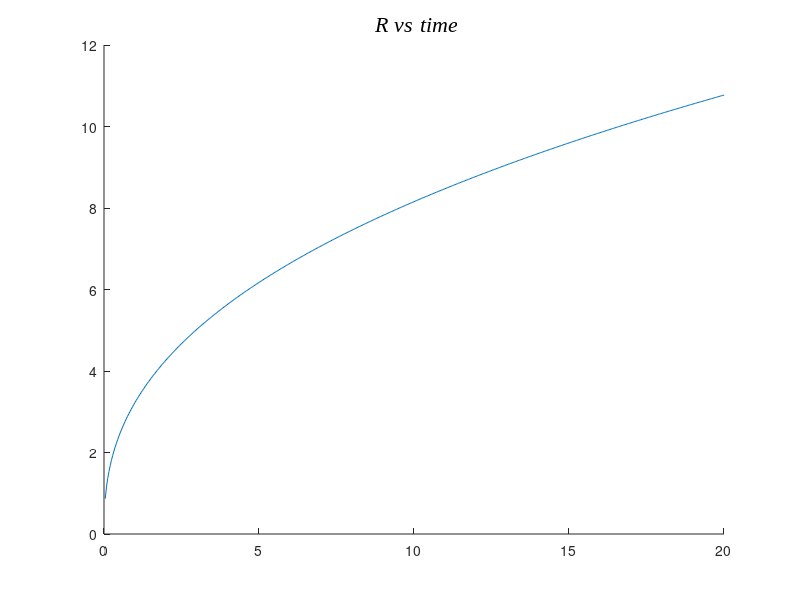
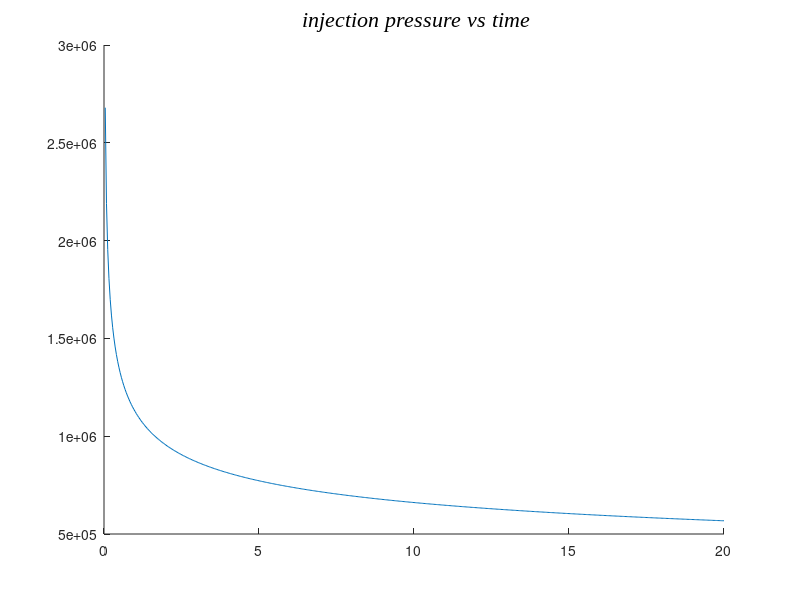
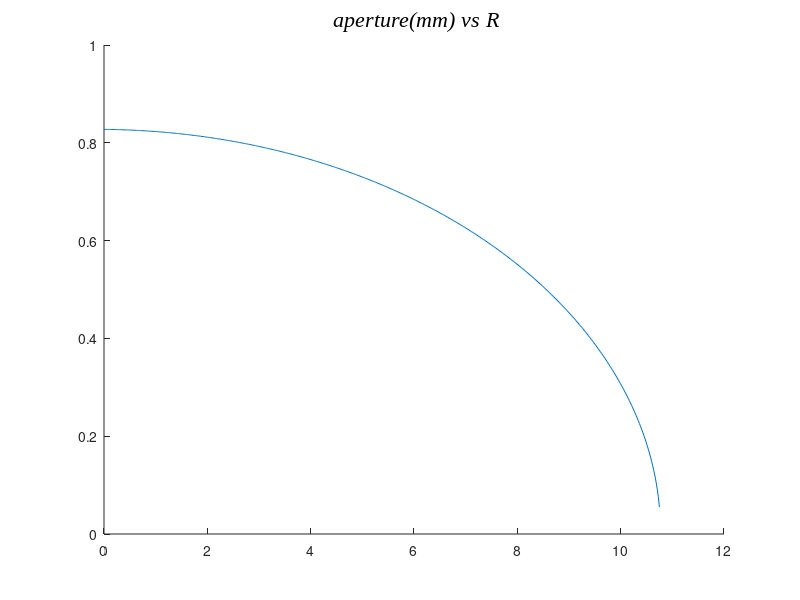
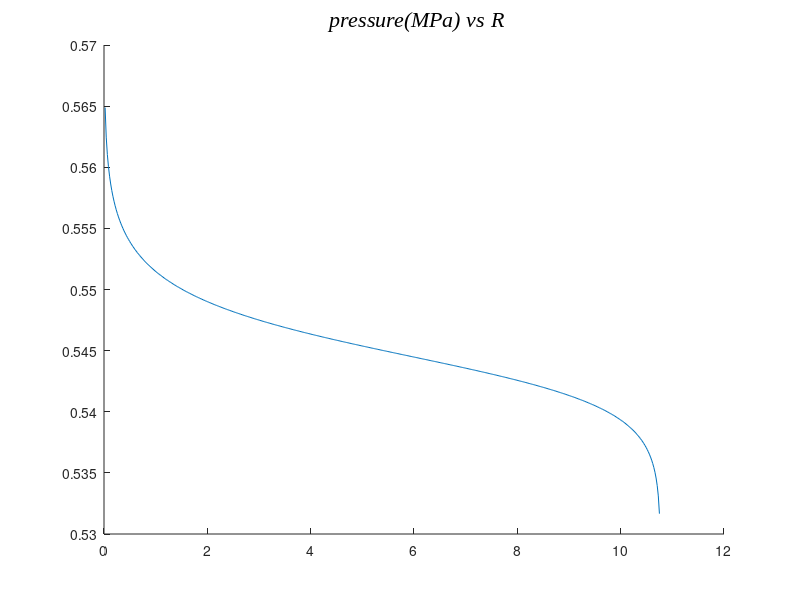

Source code (MATLAB) for these figures, in order:
% Written By: Shi Fang, 2019-11-06
% Website: phipsi.top
% Email: phipsi@sina.cn

% Analysis solution for the 3D penny-shaped fracturing model.
% Reference: 
% (1)Savitski_2002_Propagation of a penny-shaped fluid-driven fracture in an impermeable rock-asymptotic solutions.
% (2)Cherny_2016_Simulating fully 3D non-planar evolution of hydraulic fractures_Equations (69),(70),(71),(72)
% (3)Zolfaghari_2019_Numerical model for a penny-shaped hydraulic fracture driven by laminar turbulent fluid in an impermeable rock_Appendix B

clear all; close all; clc; format compact;  format long;


%~~~~~~~~~~~~~~~~~~~~~~~~~~~~~~
% Input parameters.
%~~~~~~~~~~~~~~~~~~~~~~~~~~~~~~
% Gupta_2018_Coupled hydromechanical-fracture simulations of nonplanar three-dimensional hydraulic fracture propagation_Section 6.2
% E            = 17e9;        
% v            = 0.2;         % Poisson's ratio
% K_IC         = 1.46e6;
% u            = 0.1;         % viscosity
% u            = 0.0001;      % viscosity
% Q_0          = 0.001;       % Rate of flow.
% Total_time   = 15;          % fracturing time(s)

% Salimzadeh_2017_Finite element simulations of interactions between multiple hydraulic fractures in a poroelastic rock_Section 5.2
E            = 17e9;        
v            = 0.25;       % Poisson's ratio
K_IC         = 2.0e6;
% u            = 0.1;         % viscosity
u            = 1.0e-4;     % viscosity
Q_0          = 0.01;       % Rate of flow.
Total_time   = 20;         % fracturing time(s)


%~~~~~~~~~~~~~~~~~~~~~~~~~~~~~~
% Plot control parameters.
%~~~~~~~~~~~~~~~~~~~~~~~~~~~~~~
% Plot control(1: plot R vs time),(2: plot injection pressure vs time),(3: plot w vs R),(4: plot pressure vs R)
key_Plot(1:4)       = [1,  1,  1,  1];
Number_Plot_Points  = 500;    % number of plot points

%~~~~~~~~~~~~~~~~~~~~~~~~~~~~~~
%   Main program.
%~~~~~~~~~~~~~~~~~~~~~~~~~~~~~~
% Intermediate variable.
E_1 = E/(1-v^2);
K_1 = 4*sqrt(2/pi)*K_IC;
u_1 = 12*u;
disp(['Visocity is    ', num2str(u ,'%0.4f'),' Pa.s.'])
disp(['Total time is  ', num2str(Total_time ,'%0.4f'),' s.'])

%Check fracturing type.
if u>0.01
    Fracturing_Type=1; 
	disp(['*************************************************'])
    disp(['   Warnning :: viscosity-dominated fracturing'])
	disp(['*************************************************'])
elseif u<=0.01
    Fracturing_Type=2; 
	disp(['*************************************************'])
    disp(['Warnning :: toughness-dominated fracturing'])
	disp(['*************************************************'])
end

%####################################
%  viscosity-dominated fracturing
%####################################
if Fracturing_Type==1 
	%******************************
	%       plot R vs time
	%******************************
    if key_Plot(1)==1
	    disp(['Plotting R vs time curve......'])
	    for i =1:Number_Plot_Points+1
		    t(i) = 0.0 + (i-1)*Total_time/Number_Plot_Points;
			R(i) = 0.6955*(Q_0^3*E_1/u_1)^(1.0/9.0)*(t(i)^(4/9));
		end
		figure('units','normalized','position',[0.2,0.2,0.6,0.6],'Visible','on');
		hold on
		plot(t,R)
		title('\it R vs time','FontName','Times New Roman','FontSize',16)
		hold on		
	end
	% Save data
	disp(['Saving data......'])
	Text_t = t';
	Text_R = R';	 
	save Viscosity-Dominated_time_values.txt Text_t -ascii
    save Viscosity-Dominated_R_values.txt Text_R -ascii
	
	%************************************
	%  plot injection pressure vs time
	%************************************
    if key_Plot(2)==1
	    disp(['Plotting injection pressure vs time curve......'])
	    for i =1:Number_Plot_Points+1
		    t(i) = 0.0 + (i-1)*Total_time/Number_Plot_Points;
			R(i) = 0.6955*(Q_0^3*E_1/u_1)^(1.0/9.0)*(t(i)^(4/9));
			injection_P(i) = (0.8593-0.2387-0.09269*(log(0.01/R(i))))*(u_1*E_1^2)^(1.0/3.0)*(t(i))^(-1.0/3.0);
		end
		figure('units','normalized','position',[0.2,0.2,0.6,0.6],'Visible','on');
		hold on
		plot(t,injection_P)
		title('\it injection pressure vs time','FontName','Times New Roman','FontSize',16)
		hold on		
	end
	% Save data
	disp(['Saving data......'])
	Text_injection_P = injection_P';	 
    save Viscosity-Dominated_injection_Pressure_values.txt Text_injection_P -ascii
	
	%************************************
	%  plot the final aperture (w vs R)
	%************************************
    if key_Plot(3)==1
	    disp(['Plotting the final aperture (w vs R)......'])
		R_final = 0.6955*(Q_0^3*E_1/u_1)^(1.0/9.0)*(Total_time^(4/9));
	    for i =1:Number_Plot_Points+1
			Final_r_points(i) = 0.0 +  (i-1)*R_final/Number_Plot_Points;
			tem   = Final_r_points(i)/R_final;
			
			part1 = 1.9093*(1.0-tem)^(2.0/3.0);
			part2 = 0.0705*(13.0*tem - 6.0)*((1.0-tem)^(2.0/3.0));
			
			part3 = 0.236*(1.0-tem^2)^0.5;
			part4 = 0.236*tem*acos(tem);
			part5 = ((Q_0^3*u_1^2)/(E_1^2))^(1.0/9.0)*Total_time^(1.0/9.0);
			w(i) = 0.6955*(part1 + part2 + part3 - part4)*part5*1000.0;
		end
		
		figure('units','normalized','position',[0.2,0.2,0.6,0.6],'Visible','on');
		hold on
		plot(Final_r_points,w)
		title('\it aperture(mm) vs R','FontName','Times New Roman','FontSize',16)
		hold on		
	end
	% Save data
	disp(['Saving data......'])
	Text_Final_r_points = Final_r_points';	 
    save Viscosity-Dominated_Final_r_points_values.txt Text_Final_r_points -ascii	
	Text_w = w';	 
    save Viscosity-Dominated_Final_w.txt Text_w -ascii		
	
	%************************************
	%  plot the final pressure (p vs R)
	%************************************
    if key_Plot(4)==1
	    disp(['Plotting the final pressure (p vs R)......'])
		R_final = 0.6955*(Q_0^3*E_1/u_1)^(1.0/9.0)*(Total_time^(4/9));
	    for i =1:Number_Plot_Points+1
			Final_r_points(i) = 0.0 +  (i-1)*R_final/Number_Plot_Points;
			tem   = Final_r_points(i)/R_final;
			p(i) = (0.8593-0.2387/((1.0-tem)^(1/3))-0.09269*log(tem))*(u_1*E_1^2)^(1.0/3.0)*(Total_time)^(-1.0/3.0)/1.0e6;
		end
		
		
		figure('units','normalized','position',[0.2,0.2,0.6,0.6],'Visible','on');
		hold on
		plot(Final_r_points,p)
		title('\it pressure(MPa) vs R','FontName','Times New Roman','FontSize',16)
		hold on		
	end
	% Save data
	disp(['Saving data......'])
	Text_p = p';	 
    save Viscosity-Dominated_Final_p.txt Text_p -ascii		
	
%####################################
%   toughness-dominated fracturing
%####################################
elseif Fracturing_Type==2
%******************************
	%       plot R vs time
	%******************************
    if key_Plot(1)==1
	    disp(['Plotting R vs time curve......'])
	    for i =1:Number_Plot_Points+1
		    t(i) = 0.0 + (i-1)*Total_time/Number_Plot_Points;
			Mu   = u_1*((Q_0^3*E_1^13)/(K_1^18* t(i)^2))^(1.0/5.0);  %Savitski_2002_Eq.(34)
			R(i) = (0.8546+Mu*(-0.7349))*((Q_0^2*E_1^2*t(i)^2)/K_1^2)^(1.0/5.0);
		end
		figure('units','normalized','position',[0.2,0.2,0.6,0.6],'Visible','on');
		hold on
		plot(t,R)
		title('\it R vs time','FontName','Times New Roman','FontSize',16)
		hold on		
	end
	% Save data
	disp(['Saving data......'])
	Text_t = t';
	Text_R = R';	 
	save toughness-Dominated_time_values.txt Text_t -ascii
    save toughness-Dominated_R_values.txt Text_R -ascii
	
	%************************************
	%  plot injection pressure vs time
	%************************************
    if key_Plot(2)==1
	    disp(['Plotting injection pressure vs time curve......'])
	    for i =1:Number_Plot_Points+1
		    t(i)           =  0.0 + (i-1)*Total_time/Number_Plot_Points;
			Mu             =  u_1*((Q_0^3*E_1^13)/(K_1^18*t(i)^2))^(1.0/5.0);  %Savitski_2002_Eq.(34)
			Epsilon        = (K_1^6/(E_1^6*Q_0*t(i)))^(1.0/5.0);                %Savitski_2002_Eq.(32-1)
			R(i)           = (0.8546+Mu*(-0.7349))*((Q_0^2*E_1^2*t(i)^2)/K_1^2)^(1.0/5.0);
			rho            =  0.01/R(i);                                        % ρ=r/R, r is selected as 0.01 meter.
			PI             = (0.3004+Mu*(0.6380-1.709*(1/3*log(rho)-1/5*log(1.0-rho^2)))); %Savitski_2002_Eqs.(74),(84),(88)
			injection_P(i) =  E_1*Epsilon*PI;                                   %Savitski_2002_Eq.(13)
		end
		figure('units','normalized','position',[0.2,0.2,0.6,0.6],'Visible','on');
		hold on
		plot(t,injection_P)
		title('\it injection pressure vs time','FontName','Times New Roman','FontSize',16)
		hold on		
	end
	% Save data
	disp(['Saving data......'])
	Text_injection_P = injection_P';	 
    save toughness-Dominated_injection_Pressure_values.txt Text_injection_P -ascii
	
	
	%************************************
	%  plot the final aperture (w vs R)
	%************************************
    if key_Plot(3)==1
	    disp(['Plotting the final aperture (w vs R)......'])
		Mu      =  u_1*((Q_0^3*E_1^13)/(K_1^18*Total_time^2))^(1.0/5.0);  %Savitski_2002_Eq.(34)		
		R_final = (0.8546+Mu*(-0.7349))*((Q_0^2*E_1^2*Total_time^2)/K_1^2)^(1.0/5.0);
		Epsilon = (K_1^6/(E_1^6*Q_0*Total_time))^(1.0/5.0);               %Savitski_2002_Eq.(32-1)		
		L       = ((Q_0^2*E_1^2*t(i)^2)/K_1^2)^(1.0/5.0);                     %Savitski_2002_Eq.(32-2)		
	    for i =1:Number_Plot_Points+1
			Final_r_points(i) = 0.0 +  (i-1)*R_final/Number_Plot_Points;
			tem   = Final_r_points(i)/R_final;
			omega_k0 = (3/8/pi)^(1/5)*(1-tem^2)^(1/2);
			%numerical integration
            integration_sum   = 0;	
			integration_point = 100; 
			for j= 1:integration_point
			   delta_x =  (1.0-tem)/integration_point;
			   x =  tem + j*delta_x;
			   integration_sum = integration_sum + delta_x*sqrt((1-x^2)/(x^2-tem^2))*asin(x);
			end
			% integration_sum
			
			omega_k1 = 0.8264-1.23972*(-0.10685*(1-tem^2)^0.5 + tem*acos(tem)-6/5*integration_sum);
			w(i) = Epsilon*L*(omega_k0 + Mu*omega_k1)*1000; %Savitski_2002_Eq.(12)	
		end
		figure('units','normalized','position',[0.2,0.2,0.6,0.6],'Visible','on');
		hold on
		plot(Final_r_points,w)
		title('\it aperture(mm) vs R','FontName','Times New Roman','FontSize',16)
		hold on		
	end
	% Save data
	disp(['Saving data......'])
	Text_Final_r_points = Final_r_points';	 
    save toughness-Dominated_Final_r_points_values.txt Text_Final_r_points -ascii	
	Text_w = w';	 
    save toughness-Dominated_Final_w.txt Text_w -ascii		
	
	%************************************
	%  plot the final pressure (p vs R)
	%************************************
    if key_Plot(4)==1
	    disp(['Plotting the final pressure (p vs R)......'])
		Mu      =  u_1*((Q_0^3*E_1^13)/(K_1^18*Total_time^2))^(1.0/5.0);  %Savitski_2002_Eq.(34)		
		R_final = (0.8546+Mu*(-0.7349))*((Q_0^2*E_1^2*Total_time^2)/K_1^2)^(1.0/5.0);
		Epsilon = (K_1^6/(E_1^6*Q_0*Total_time))^(1.0/5.0);               %Savitski_2002_Eq.(32-1)		
		L       = ((Q_0^2*E_1^2*t(i)^2)/K_1^2)^(1.0/5.0);                     %Savitski_2002_Eq.(32-2)	
		
	    for i =1:Number_Plot_Points+1
			Final_r_points(i) = 0.0 +  (i-1)*R_final/Number_Plot_Points;
			tem   = Final_r_points(i)/R_final;
			PI    = (0.3004+Mu*(0.638-1.709*(1/3*log(tem)-1/5*log(1.0-tem^2)))); %Savitski_2002_Eqs.(74),(84),(88)
			p(i) =  E_1*Epsilon*PI/1.0e6;                                   %Savitski_2002_Eq.(13)
		end
		
	
	
		figure('units','normalized','position',[0.2,0.2,0.6,0.6],'Visible','on');
		hold on
		plot(Final_r_points,p)
		title('\it pressure(MPa) vs R','FontName','Times New Roman','FontSize',16)
		hold on		
	end
	% Save data
	disp(['Saving data......'])
	Text_p = p';	 
    save toughness-Dominated_Final_p.txt Text_p -ascii	
end
disp(['All done!'])